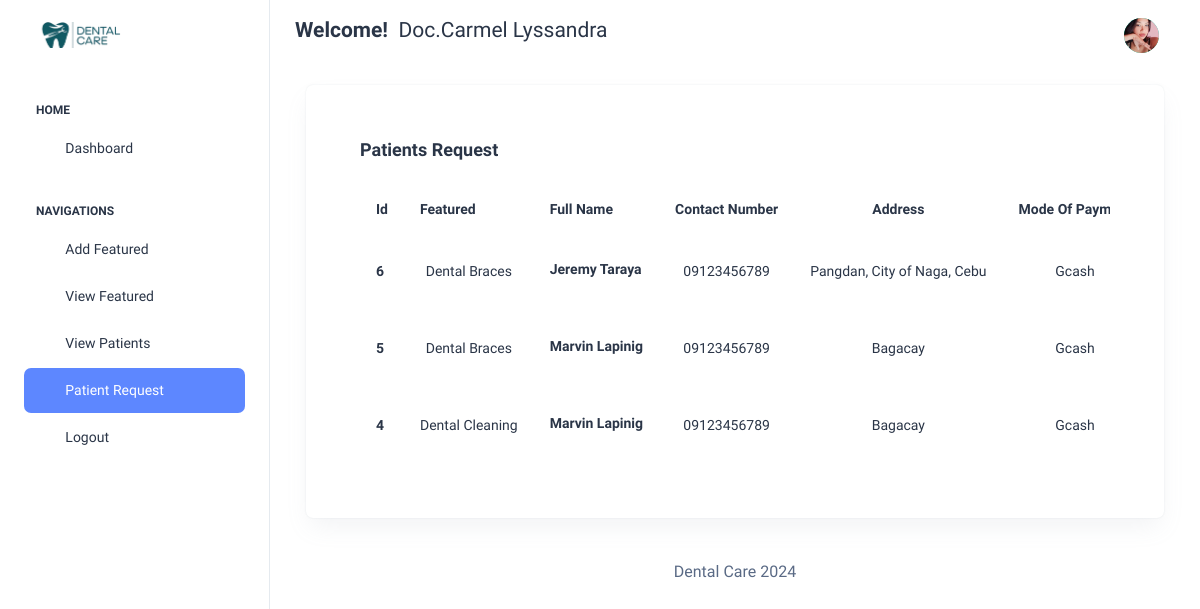
The page /View/Patient/Request (signed in) on the database its author committed.
### app/models.py (models this page shows, shortened)
class CustomUser(AbstractUser):
    USER = (
        ('1','Dentist'),
        ('2', 'Patient'),
    )
    user_type = models.CharField(choices=USER,max_length=50,default=1)
    profile_pic = models.ImageField(upload_to='media/profile_pic',null=True,blank=False)
    address = models.TextField()
    postal = models.TextField()
    gender = models.CharField(max_length=100)
    contact_number = models.TextField()

class Client_Request(models.Model):
    client_id = models.ForeignKey(Client, on_delete=models.CASCADE)
    address = models.TextField()
    contact_number = models.TextField()
    status = models.IntegerField(default=0)
    featured_id = models.ForeignKey(Featured, on_delete=models.DO_NOTHING)
    payment = models.CharField(max_length=100)

class Featured(models.Model):
    name = models.CharField(max_length=100)
    featured_photo = models.ImageField(upload_to="media/uploads",null=True,blank=False)
    full_price = models.TextField()
    discounted_price = models.TextField()
    created_at = models.DateField(auto_now_add=True)
    updated_at = models.DateField(auto_now=True)
    def __str__(self):
        return self.name

class Client(models.Model):
    admin = models.OneToOneField(CustomUser, on_delete=models.CASCADE)
    status = models.IntegerField(default=0)
    created_at = models.DateField(auto_now_add=True)
    updated_at = models.DateField(auto_now=True)
    valid_id = models.ImageField( upload_to="media/uploads", null=True, blank=False)

### dental_care_management/Dentist_Views.py (the view)
# urls.py: path('View/Patient/Request',Dentist_Views.VIEW_REQUEST,name='view_request'),
def VIEW_REQUEST(request):
    client_request = Client_Request.objects.all().order_by('-id')
    context = {
        'client_request':client_request,
    }
    return render(request,'Dentist/view_patient_request.html',context)

### templates/Dentist/view_patient_request.html (shortened to what this page needs)
{% extends 'base.html' %}
{% block content %}
{% load static %}
<div class="container-fluid">
    <div class="card">
      <div class="card-body">
        <div class="card-body p-4">
            <h5 class="card-title fw-semibold mb-4">Patients Request</h5>
            <div class="table-responsive">
              <table class="table text-nowrap mb-0 align-middle">
                <thead class="text-dark fs-4">
                  <tr>
                    <th class="border-bottom-0">
                      <h6 class="fw-semibold mb-0">Id</h6>
                    </th>
                    <th class="border-bottom-0">
                        <h6 class="fw-semibold mb-0">Featured</h6>
                      </th>
                    <th class="border-bottom-0">
                      <h6 class="fw-semibold mb-0">Full Name</h6>
                    </th>
                    <th class="border-bottom-0">
                        <h6 class="fw-semibold mb-0 text-center">Contact Number</h6>
                      </th>
                      <th class="border-bottom-0">
                        <h6 class="fw-semibold mb-0 text-center">Address</h6>
                      </th>
                      <th class="border-bottom-0">
                        <h6 class="fw-semibold mb-0 text-center">Mode Of Payment</h6>
                      </th>
                  </tr>
                </thead>
                <tbody>
                    {% for i in client_request %}
                  <tr>
                    <td class="border-bottom-0"><h6 class="fw-semibold mb-0">{{i.id}}</h6></td>
                    <td class="border-bottom-0 text-center">
                        <h6 class="mb-0 fw-normal">{{i.featured_id}}</h6>
                    </td>
                    <td class="border-bottom-0">
                        <h6 class="fw-semibold mb-1">{{i.client_id.admin.first_name}} {{i.client_id.admin.last_name}}</h6>
                    </td>
                    <td class="border-bottom-0 text-center">
                        <h6 class="mb-0 fw-normal">{{i.contact_number}}</h6>
                    </td>
                    <td class="border-bottom-0 text-center">
                        <h6 class="mb-0 fw-normal">{{i.address}}</h6>
                    </td>
                    <td class="border-bottom-0 text-center">
                        <h6 class="mb-0 fw-normal">{{i.payment}}</h6>
                    </td>
                  </tr>
                 {%endfor%}
                </tbody>
              </table>
            </div>
          </div>
      </div>
    </div>
  </div>
{%endblock%}

### templates/includes/header.html (shortened to what this page needs)
{% load static %}
<header class="app-header">
        <nav class="navbar navbar-expand-lg navbar-light">
          <ul class="navbar-nav">
            {% if user.user_type == '1' %}
            <li class="nav-item">
              <h4><strong>Welcome!</strong>&nbsp;&nbsp;<span>Doc.{{user.first_name}} {{user.last_name}}</span></h4>
            </li>
            {%elif user.user_type == '2' %}
            <li class="nav-item">
              <h4><strong>Welcome!</strong>&nbsp;&nbsp;<span>{{user.first_name}} {{user.last_name}}</span></h4>
            </li>
            {%endif%}
          </ul>
          <div class="navbar-collapse justify-content-end px-0" id="navbarNav">
            <ul class="navbar-nav flex-row ms-auto align-items-center justify-content-end">
              <li class="nav-item dropdown">
                <a class="nav-link nav-icon-hover" href="javascript:void(0)" id="drop2" data-bs-toggle="dropdown"
                  aria-expanded="false">
                  {% if user.profile_pic == "" %}
                  <img src="{% static 'assets/images/profile/user-1.jpg' %}" alt="" width="35" height="35" class="rounded-circle bg-success" >
                  {% else %}
                  <img src="/{{user.profile_pic}}" alt="" width="35" height="35" class="rounded-circle bg-success">
                  {%endif%}
                </a>
              </li>
            </ul>
          </div>
        </nav>
      </header>

### rows shown on the page
CustomUser: first_name "Carmel", last_name "Lyssandra", profile_pic (picture)
Client_Request: id "6", featured_id "Dental Braces", client_id.admin.first_name "Jeremy", client_id.admin.last_name "Taraya", contact_number "09123456789", address "Pangdan, City of Naga, Cebu", payment "Gcash"
Client_Request: id "5", featured_id "Dental Braces", client_id.admin.first_name "Marvin", client_id.admin.last_name "Lapinig", contact_number "09123456789", address "Bagacay", payment "Gcash"
Client_Request: id "4", featured_id "Dental Cleaning", client_id.admin.first_name "Marvin", client_id.admin.last_name "Lapinig", contact_number "09123456789", address "Bagacay", payment "Gcash"
